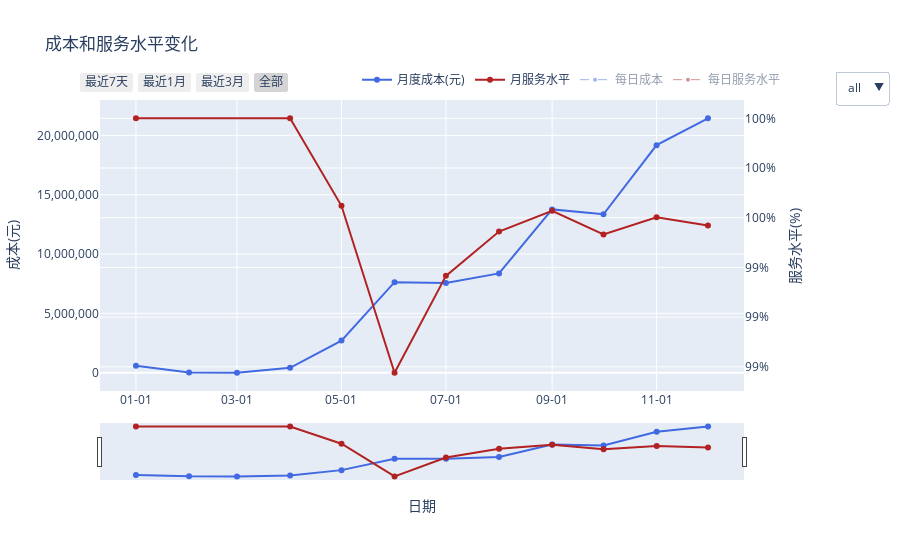

The notebook cell saved with this chart:
### Code cell
rate_map = service_df.set_index('month')['actual_rate'].to_dict()
daily_cost_list = []
daily_svc_list  = []
year = datetime.now().year

for _, row in cost_df.iterrows():
    m = int(row.month)
    total_cost   = row.estimated_cost
    monthly_rate = rate_map.get(row.month, np.nan)
    n_days = pd.Period(f"{year}-{m:02d}").days_in_month
    dates  = pd.date_range(f"{year}-{m:02d}-01", periods=n_days)
    w = np.random.rand(n_days); w /= w.sum()
    if np.isnan(monthly_rate):
        rates = np.full(n_days, np.nan)
    else:
        rates = np.clip(
            np.random.normal(loc=monthly_rate, scale=0.02, size=n_days),
            0, 1
        )

    for d, wt, rt in zip(dates, w, rates):
        daily_cost_list.append({ "date": d,           "daily_cost": total_cost * wt })
        daily_svc_list.append({  "date": d,           "daily_rate": rt      })

daily_cost_df    = pd.DataFrame(daily_cost_list)
daily_service_df = pd.DataFrame(daily_svc_list)
cost_df["date"]    = pd.to_datetime(cost_df.month.astype(int).apply(lambda x: f"{year}-{x:02d}-01"))
service_df["date"] = pd.to_datetime(service_df.month.astype(int).apply(lambda x: f"{year}-{x:02d}-01"))

fig = make_subplots(specs=[[{"secondary_y": True}]])

# 月度成本
fig.add_trace(go.Scatter(
    x=cost_df["date"], y=cost_df["estimated_cost"],
    mode="lines+markers", name="月度成本(元)",
    line=dict(color="royalblue", width=2),
    hovertemplate="月度成本：%{y:,.0f} 元<extra></extra>"
), secondary_y=False)

# 月度服务水平
fig.add_trace(go.Scatter(
    x=service_df["date"], y=service_df["actual_rate"],
    mode="lines+markers", name="月服务水平",
    line=dict(color="firebrick", width=2),
    hovertemplate="月服务水平：%{y:.1%}<extra></extra>"
), secondary_y=True)

# 每日成本
fig.add_trace(go.Scatter(
    x=daily_cost_df["date"], y=daily_cost_df["daily_cost"],
    mode="lines+markers", name="每日成本",
    line=dict(color="royalblue", width=1, dash="dash"),
    marker=dict(size=4),
    hovertemplate="每日成本：%{y:,.0f} 元<extra></extra>",
    visible="legendonly"
), secondary_y=False)

# 每日服务水平
fig.add_trace(go.Scatter(
    x=daily_service_df["date"], y=daily_service_df["daily_rate"],
    mode="lines+markers", name="每日服务水平",
    line=dict(color="firebrick", width=1, dash="dash"),
    marker=dict(size=4),
    hovertemplate="每日达成率：%{y:.1%}<extra></extra>",
    visible="legendonly"
), secondary_y=True)

#菜单
fig.update_layout(
    updatemenus=[dict(
        type="dropdown", x=1.15, y=1.1,
        buttons=[
            dict(label="all",
                 method="update",
                 args=[{"visible": [True, True, True, True]}, {"title":"all"}]),
            dict(label="月",
                 method="update",
                 args=[{"visible": [True, True, False, False]}, {"title":"月"}]),
            dict(label="日",
                 method="update",
                 args=[{"visible": [False, False, True, True]}, {"title":"日"}]),
        ]
    )],
    xaxis=dict(
        title="日期", type="date",
        tickformat="%m-%d",
        rangeslider=dict(visible=True),
        rangeselector=dict(buttons=[
            dict(count=7,  label="最近7天",  step="day",   stepmode="backward"),
            dict(count=1,  label="最近1月",  step="month", stepmode="backward"),
            dict(count=3,  label="最近3月",  step="month", stepmode="backward"),
            dict(step="all", label="全部")
        ])
    ),
    yaxis=dict(title="成本(元)", tickformat=","),
    yaxis2=dict(title="服务水平(%)", tickformat=".0%"),
    title="成本和服务水平变化",
    legend=dict(orientation="h", yanchor="bottom", y=1.02, xanchor="right", x=1)
)

fig.show()

### Figure 1 — Plotly figure (JSON) as saved in the notebook; plotly's stock layout.template omitted (floating-point values rounded to 4 significant figures; data arrays with more than 128 entries replaced by an {"elided": "..."} marker saying what was removed)
{"data": [{"hovertemplate": "月度成本：%{y:,.0f} 元<extra></extra>", "line": {"color": "royalblue", "width": 2}, "mode": "lines+markers", "name": "月度成本(元)", "x": ["2025-01-01T00:00:00.000000000", "2025-02-01T00:00:00.000000000", "2025-03-01T00:00:00.000000000", "2025-04-01T00:00:00.000000000", "2025-05-01T00:00:00.000000000", "2025-06-01T00:00:00.000000000", "2025-07-01T00:00:00.000000000", "2025-08-01T00:00:00.000000000", "2025-09-01T00:00:00.000000000", "2025-10-01T00:00:00.000000000", "2025-11-01T00:00:00.000000000", "2025-12-01T00:00:00.000000000"], "y": [583700.0, 29360.0, 4863.0, 412200.0, 2709000.0, 7631000.0, 7556000.0, 8371000.0, 13760000.0, 13350000.0, 19180000.0, 21440000.0], "type": "scatter", "xaxis": "x", "yaxis": "y"}, {"hovertemplate": "月服务水平：%{y:.1%}<extra></extra>", "line": {"color": "firebrick", "width": 2}, "mode": "lines+markers", "name": "月服务水平", "x": ["2025-01-01T00:00:00.000000000", "2025-04-01T00:00:00.000000000", "2025-05-01T00:00:00.000000000", "2025-06-01T00:00:00.000000000", "2025-07-01T00:00:00.000000000", "2025-08-01T00:00:00.000000000", "2025-09-01T00:00:00.000000000", "2025-10-01T00:00:00.000000000", "2025-11-01T00:00:00.000000000", "2025-12-01T00:00:00.000000000"], "y": [1.0, 1.0, 0.9965, 0.9898, 0.9937, 0.9954, 0.9963, 0.9953, 0.996, 0.9957], "type": "scatter", "xaxis": "x", "yaxis": "y2"}, {"hovertemplate": "每日成本：%{y:,.0f} 元<extra></extra>", "line": {"color": "royalblue", "dash": "dash", "width": 1}, "marker": {"size": 4}, "mode": "lines+markers", "name": "每日成本", "visible": "legendonly", "x": {"elided": "365 str values"}, "y": {"elided": "365 float values"}, "type": "scatter", "xaxis": "x", "yaxis": "y"}, {"hovertemplate": "每日达成率：%{y:.1%}<extra></extra>", "line": {"color": "firebrick", "dash": "dash", "width": 1}, "marker": {"size": 4}, "mode": "lines+markers", "name": "每日服务水平", "visible": "legendonly", "x": {"elided": "365 str values"}, "y": {"elided": "365 float values"}, "type": "scatter", "xaxis": "x", "yaxis": "y2"}], "layout": {"xaxis": {"anchor": "y", "domain": [0.0, 0.94], "rangeslider": {"visible": true}, "title": {"text": "日期"}, "type": "date", "tickformat": "%m-%d", "rangeselector": {"buttons": [{"count": 7, "label": "最近7天", "step": "day", "stepmode": "backward"}, {"count": 1, "label": "最近1月", "step": "month", "stepmode": "backward"}, {"count": 3, "label": "最近3月", "step": "month", "stepmode": "backward"}, {"label": "全部", "step": "all"}]}}, "yaxis": {"anchor": "x", "domain": [0.0, 1.0], "title": {"text": "成本(元)"}, "tickformat": ","}, "yaxis2": {"anchor": "x", "overlaying": "y", "side": "right", "title": {"text": "服务水平(%)"}, "tickformat": ".0%"}, "legend": {"orientation": "h", "yanchor": "bottom", "y": 1.02, "xanchor": "right", "x": 1}, "updatemenus": [{"buttons": [{"args": [{"visible": [true, true, true, true]}, {"title": "all"}], "label": "all", "method": "update"}, {"args": [{"visible": [true, true, false, false]}, {"title": "月"}], "label": "月", "method": "update"}, {"args": [{"visible": [false, false, true, true]}, {"title": "日"}], "label": "日", "method": "update"}], "type": "dropdown", "x": 1.15, "y": 1.1}], "title": {"text": "成本和服务水平变化"}}}
